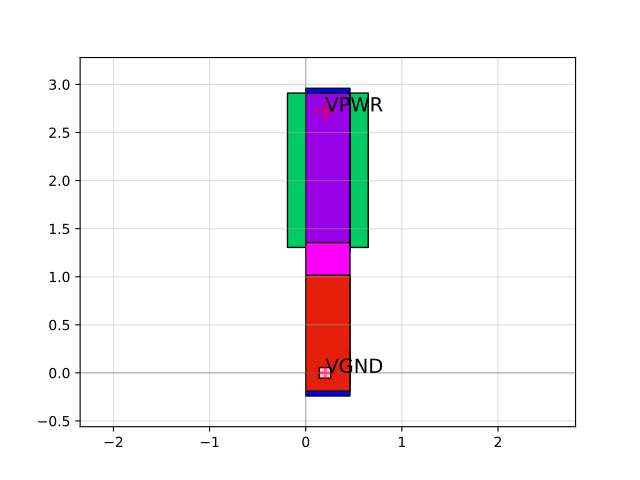

The Python source for this figure:
import sky130

c = sky130.components.sky130_fd_sc_hd__fill_1()
c.plot()
